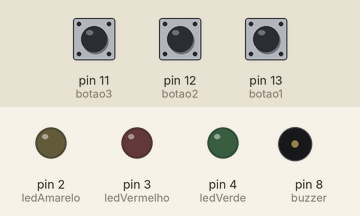
A sketch run on a simulated Arduino Uno, built with avr-gcc and run on an emulated ATmega328P. Parts: output pins drawn as LEDs (lit = HIGH), buzzer (waves = sounding). The inputs (shaded band) are chosen by the test bench; at power-on: pin 11 (botao3) HIGH, pin 12 (botao2) HIGH, pin 13 (botao1) HIGH.

Above: at 1.2 s.
1.3 s: pin 11 (botao3) pulled LOW for 0.15 s
At 2.0 s:
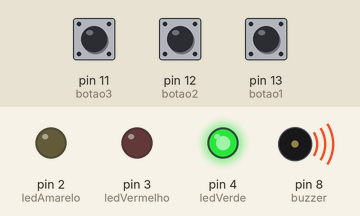
3.8 s: pin 12 (botao2) pulled LOW for 0.15 s
At 4.6 s:
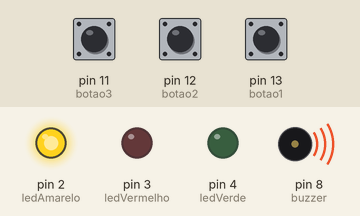
6.3 s: pin 13 (botao1) pulled LOW for 0.15 s
At 7.0 s:
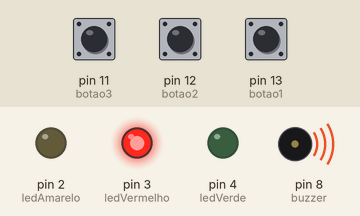
8.8 s: pin 13 (botao1) pulled LOW for 3.2 s
At 13.2 s:
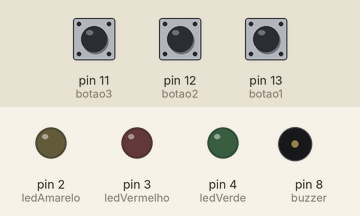
14.3 s: pin 11 (botao3) pulled LOW for 3.2 s
At 15.5 s:
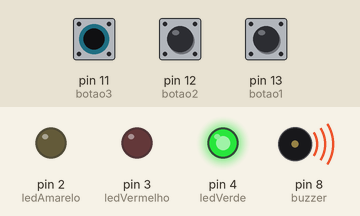
19.8 s: pin 11 (botao3) driven LOW and pin 12 (botao2) driven LOW
At 21.6 s:
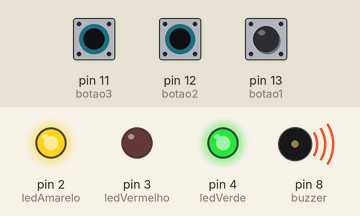
Timing chart, 0 to 23.8 s (numbered marks = the images above; inputs shaded):
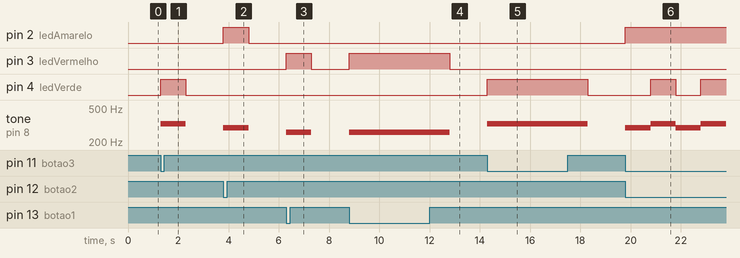

The sketch:

piano.ino
```cpp
// Definição das portas relacionadas aos botões
const int botao1 = 13;
const int botao2 = 12;
const int botao3 = 11;

// Definição da porta do buzzer
const int buzzer = 8;

// Definição das portas relacionadas aos leds
const int ledVermelho = 3;
const int ledAmarelo = 2;
const int ledVerde = 4;

// Frequencias de cada nota musical
const int c = 261; // Dó
const int d = 293; // Ré
const int e = 329; // Mi

// Variaveis para a leitura de status do botão (apertado ou solto)
bool estado1, estado2, estado3;

//Função que apaga todos os leds e faz com que o buzzer pare de apitar
void desligaTudo(){
  noTone(buzzer);
  digitalWrite(ledVermelho, 0);
  digitalWrite(ledAmarelo, 0);
  digitalWrite(ledVerde, 0);
}

void setup() {
  Serial.begin(9600);
  pinMode(botao1, INPUT_PULLUP);
  pinMode(botao2, INPUT_PULLUP);
  pinMode(botao3, INPUT_PULLUP);
  pinMode(buzzer, OUTPUT);
  pinMode(ledVermelho, OUTPUT);
  pinMode(ledAmarelo, OUTPUT);
  pinMode(ledVerde, OUTPUT);
}

void loop() {
  //Verifica os estados dos botões (apertado ou solto)
  estado1 = digitalRead(botao1);
  estado2 = digitalRead(botao2);
  estado3 = digitalRead(botao3);

  desligaTudo();

  //Se o primeiro botão for apertado, toca a nota dó e ascende o led vermelho por 1s
  if(estado1 == 0){
    tone(buzzer, c);
    digitalWrite(ledVermelho, 1);
    delay(1000);
  }
  //Se o primeiro botão for apertado, toca a nota ré e acende o led amarelo por 1s
  if(estado2 == 0){
    tone(buzzer, d);
    digitalWrite(ledAmarelo, 1);
    delay(1000);
  }
  //Se o primeiro botão for apertado, toca a nota mi e acende o led verde por 1s
  if(estado3 == 0){
    tone(buzzer, e);
    digitalWrite(ledVerde, 1);
    delay(1000);
  }
}
```

Measured:
- after the input at 1.3 s, pin 4 (ledVerde): LOW → HIGH at once, → LOW 1.0 s later; tone on pin 8 (buzzer): silent → 329 Hz at once, → silent 1.0 s later
- after the input at 3.8 s, pin 2 (ledAmarelo): LOW → HIGH at once, → LOW 1.0 s later; tone on pin 8 (buzzer): silent → 293 Hz at once, → silent 1.0 s later
- after the input at 6.3 s, pin 3 (ledVermelho): LOW → HIGH at once, → LOW 1.0 s later; tone on pin 8 (buzzer): silent → 261 Hz at once, → silent 1.0 s later
- after the input at 8.8 s, pin 3 (ledVermelho): LOW → HIGH at once, → LOW 4.0 s later; tone on pin 8 (buzzer): silent → 261 Hz at once, → silent 4.0 s later
- after the input at 14.3 s, pin 4 (ledVerde): LOW → HIGH at once, → LOW 4.0 s later; tone on pin 8 (buzzer): silent → 329 Hz at once, → silent 4.0 s later
- after the input at 19.8 s, pin 2 (ledAmarelo): LOW → HIGH at once; pin 4 (ledVerde): LOW → HIGH after 1.0 s, → LOW 1.0 s later, → HIGH 1.0 s later; tone on pin 8 (buzzer): alternates 329 Hz for 1.0 s and 293 Hz for 1.0 s, starting at once
